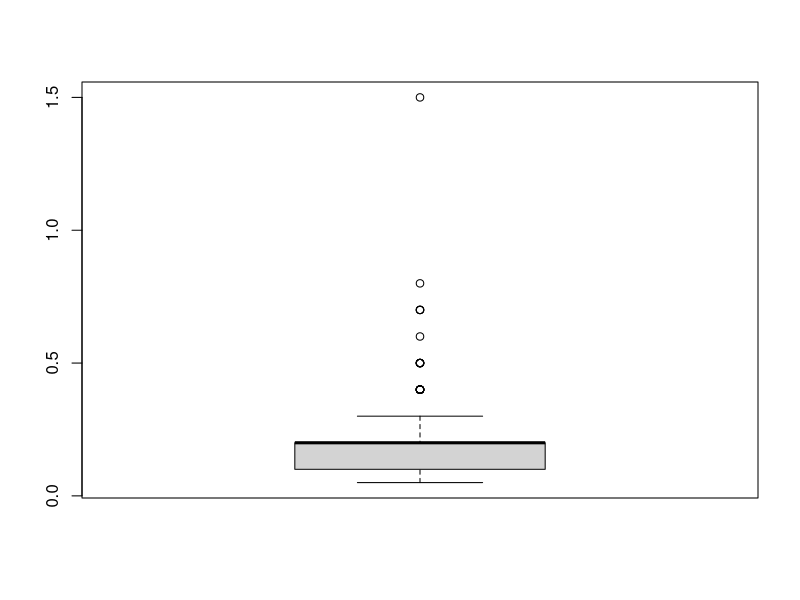
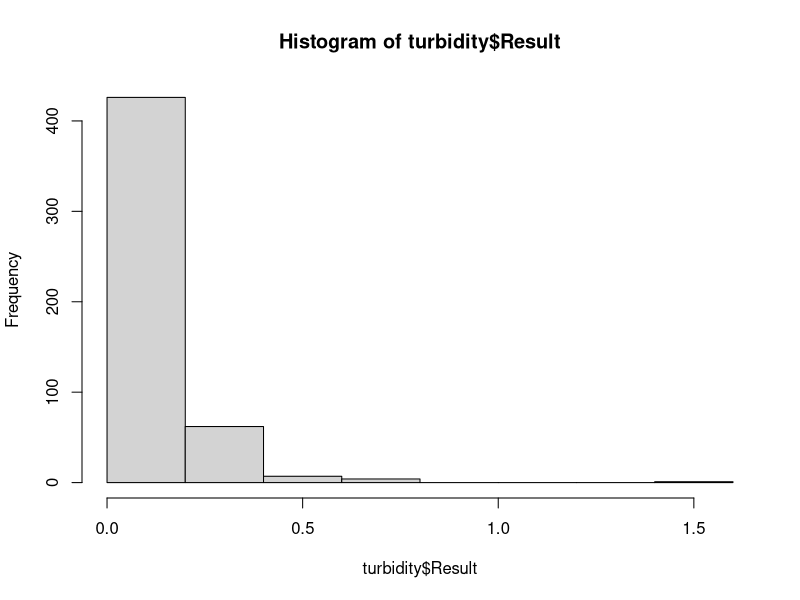
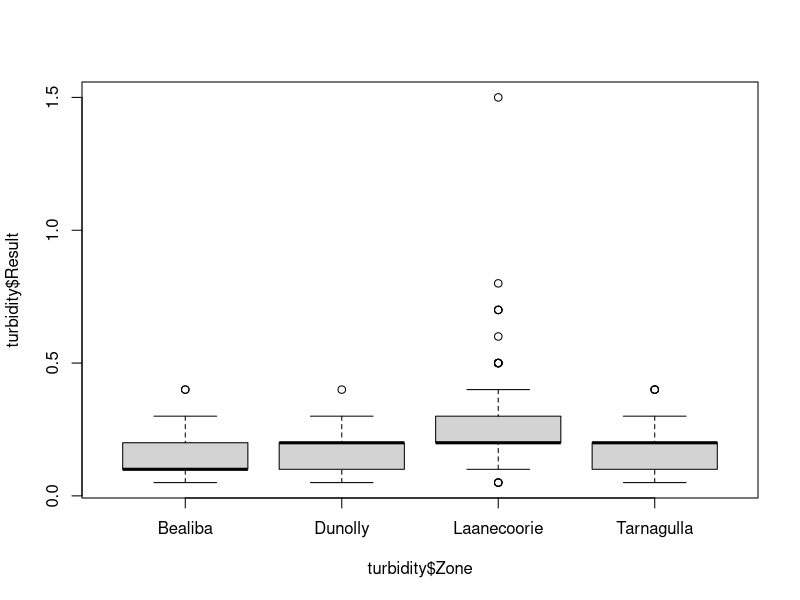

R code for these plots, in order:
#########################################################
##                                                     ##
##  Writing Data Science Code for Water Professionals  ##
##                                                     ##
##                    Dr Peter Prevos                  ##
##                                                     ##
##               Session 1: Introduction to R          ##
##                Water Quality Regulations            ##
##                                                     ##
##  https://github.com/pprevos/RforWaterProfessionals  ##
##                                                     ##
#########################################################

# Load data
turbidity <- read.csv("session1/turbidity_laanecoorie.csv")

# Inspect data
turbidity
dim(turbidity)

head(turbidity)
tail(turbidity)
View(turbidity)

str(turbidity)

names(turbidity)
turbidity$Result

# Convert data
turbidity$Date_Sampled <- as.Date(turbidity$Date_Sampled)

# Explore data
table(turbidity$Zone)
max(turbidity$Result)
range(turbidity$Result)
summary(turbidity$Result)
unique(turbidity$Zone)

# Subset data
turbidity[1:10, 4:5]
names(turbidity)[4:5]
turbidity[1:10, c("Zone", "Result")]

turbidity$Zone == "Laanecoorie"

harcourt <- turbidity[turbidity$Zone == "Laanecoorie", ]
harcourt <- subset(turbidity, Zone == "Laanecoorie")
summary(harcourt$Result)

summary(harcourt$Result)

# Add data
turbidity$Comply <- turbidity$Result <= 5
turbidity$Comply

# Anlyse data
quantile(turbidity$Result, probs = 0.95, type = 5)

sapply(1:9, function(m) quantile(turbidity$Result, 0.95, type = m))

tapply(turbidity$Result, turbidity$Zone,
       function(x) sapply(1:9, function(m) quantile(x, 0.95, type = m)))

tapply(turbidity, turbidity$Zone, mean)

## Visualise data
boxplot(turbidity$Result)
hist(turbidity$Result)

boxplot(turbidity$Result ~ turbidity$Zone)
